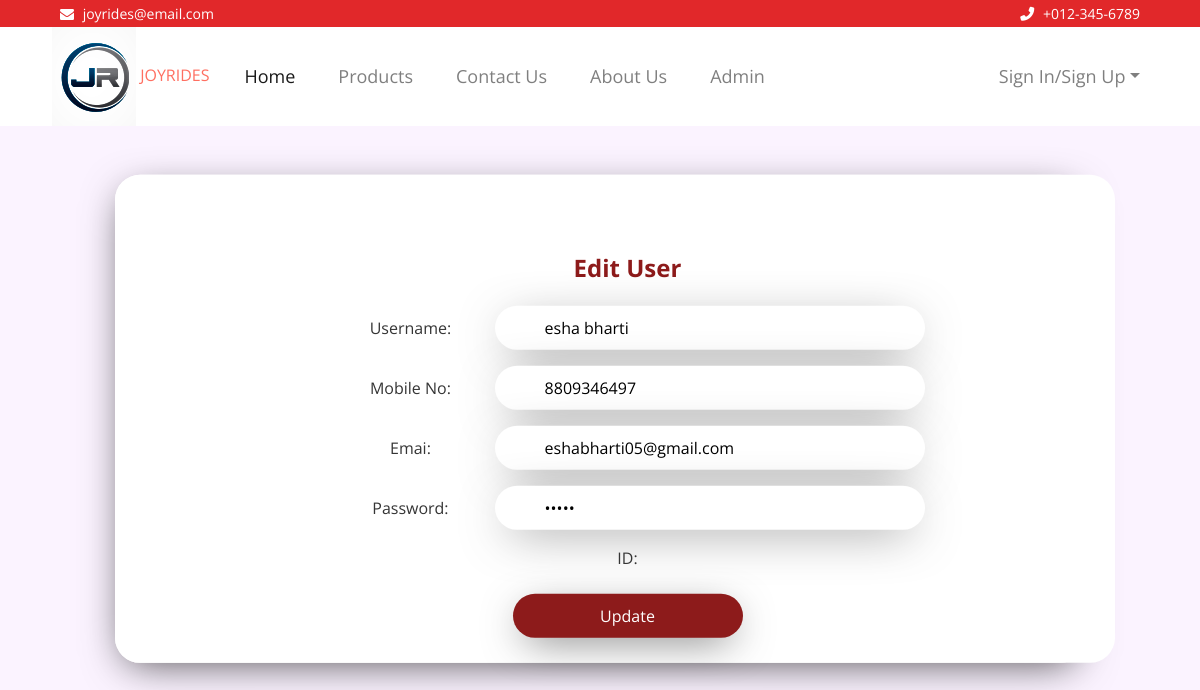
Page /edit_user/1 on the committed database.
### customer/models.py (models this page shows, shortened)
class Register(models.Model):
    username=models.CharField(null=False,max_length=255,)
    mobile_no=models.IntegerField(null=False)
    email=models.CharField(max_length=15)
    password=models.CharField(max_length=255)

### customer/views.py (the view)
# urls.py: path('edit_user/<id>',views.editUser,name="editUser"),
def editUser(request,id):
    data=Register.objects.filter(id=id).first()
    return render(request,'edit_user.html',{'data':data})

### customer/templates/edit_user.html (shortened to what this page needs)
<!DOCTYPE html>
{% load static %}
<html lang="en">
<head>
    <link href="https://stackpath.bootstrapcdn.com/bootstrap/4.4.1/css/bootstrap.min.css" rel="stylesheet">
    <link href="https://cdnjs.cloudflare.com/ajax/libs/font-awesome/6.4.0/css/all.min.css" rel="stylesheet">
    <link href="https://maxcdn.bootstrapcdn.com/font-awesome/4.7.0/css/font-awesome.min.css" rel="stylesheet"
       type="text/css" />
    <link rel="stylesheet" href="{% static 'css/home.css'%}">
</head>
<body>
    <div class="top-bar">
        <div class="container-fluid">
            <div class="row">
                <div class="col-sm-6">
                    <i class="fa fa-envelope"></i>
                    joyrides@email.com
                </div>
                <div class="col-sm-6">
                    <i class="fa fa-phone-alt"></i>
                    +012-345-6789
                </div>
            </div>
        </div>
    </div>
    <div class="nav">
      <div class="container-fluid">
          <nav class="navbar navbar-expand-md navbar-light">
              <div class="logo">
                  <a href="{% url 'home' %}">
                      <img src="{% static 'images/images/logo.png' %}" alt="Logo" class="logo">
                      <span class="logo_name">JOYRIDES</span>
                  </a>
              </div>
              <div class="collapse navbar-collapse justify-content-between" id="navbarCollapse">
                  <div class="navbar-nav mr-auto">
                      <a href="{% url 'home' %}" class="nav-item nav-link active">Home</a>
                      <a href="{% url 'menu' %}" class="nav-item nav-link">Products</a>
                      <a href="{% url 'contact' %}" class="nav-item nav-link">Contact Us</a>
                      <a href="{% url 'about' %}"class="nav-item nav-link">About Us</a>
                      <a href="{% url 'user_list' %}"class="nav-item nav-link">Admin</a>
                  </div>
                  <div class="navbar-nav ml-auto">
                      <div class="nav-item dropdown">
                          {% if 'email' in request.session %}
                          <a href="#" class="nav-link dropdown-toggle" data-toggle="dropdown">Account</a>
                          <div class="dropdown-menu">
                              <a href="" class="dropdown-item">Profile</a>
                              <a href="{% url 'logout' %}" class="dropdown-item">Logout</a>
                          </div>
                          {% else %}
                          <a href="#" class="nav-link dropdown-toggle" data-toggle="dropdown">Sign In/Sign Up</a>
                          {% endif %}
                      </div>
                  </div>
              </div>
          </nav>
      </div>
  </div>
    <div class="container">
        <div class="myCard">
            <div class="row">
                <div class="col-md-6">
                    <div class="myLeftCtn">
                        <form class="myForm text-center" action="{% url 'update_user' %}" method="POST" enctype="multipart/form-data">
                            <header>Edit User</header>
                            <div class="form-group">
                                <label class="label">Username: </label>
                                <input class="myInput" name="username" type="text" value="{{data.username}}" placeholder="Username">
                            </div>
                            <div class="form-group">
                                <label class="label">Mobile No: </label>
                                <input class="myInput" name="mobile_no" type="number" value="{{data.mobile_no}}" placeholder="Mobile-No">
                            </div>
                            <div class="form-group">
                                <label class="label">Emai: </label>
                                <input class="myInput" name="email" type="email" value="{{data.email}}" placeholder="Email">
                            </div>
                            <div class="form-group">
                                <label class="label">Password: </label>
                                <input class="myInput" name="password" type="password" value="{{data.password}}" placeholder="Password">
                            </div>
                            <div class="form-group">
                                <label class="label">ID: </label>
                            </div>
                            <button class="butt" type="submit">Update</button>
                        </form>
                    </div>
                </div>
            </div>
        </div>
    </div>
</body>
</html>

### customer/static/css/home.css (style rules this page uses)
body { color: #353535; font-family: 'Open Sans', sans-serif; font-weight: 400; }
a { color: #FF6F61; }
@media (min-width: 992px) { .container-fluid { padding-right: 60px; padding-left: 60px; } }
.top-bar { padding: 3px 0; font-size: 14px; color: white; background:#df0d0de0; }
.top-bar i { margin-right: 5px; }
.top-bar .col-sm-6:first-child { text-align: left; }
.top-bar .col-sm-6:last-child { text-align: right; }
.nav { position: relative; }
@media (min-width: 992px) { .nav .container-fluid { padding-left: 52px; padding-right: 52px; } }
.nav .navbar { height: 100%; padding: 0; }
@media (min-width: 768px) { .nav, .nav .navbar { background: white !important; } }
@media (min-width: 768px) { .nav a.nav-link { color: gray; font-size: 18px; margin-left: 1.5em; } }
@media (min-width: 768px) { .nav a.nav-link:hover, .nav a.nav-link.active { color: #000000; } }

### customer/templates/edit_user.html (style rules this page uses)
* { margin:0; padding:0; box-sizing:border-box; }
body { background: #fbf3ff; }
.container { position: absolute; max-width: 1000px; left: 50%; transform: translate(-50%, 10%); }
.myLeftCtn { position: relative; background: #fff; border-radius: 25px; height: 100%; width: 1000px; padding: 25px; padding-left: 50px; }
.myLeftCtn header { color: #8d1b1b; font-size: 24px; font-weight: 700; margin-bottom: 20px; }
.row { height: 100%; }
.myCard { position: relative; background: #fff; height: 100%; border-radius: 25px; box-shadow: 0px 10px 40px -10px rgba(0, 0, 0, 0.7); }
.myLeftCtn .label { width: 10em; }
.myLeftCtn .myInput { width: 430px; border-radius: 25px; padding: 10px; padding-left: 50px; border: none; box-shadow: 0px 10px 49px -14px rgba(0, 0, 0, 0.7); }
.myForm { position: relative; margin-top: 50px; }
.myLeftCtn .butt { background: #8d1b1b; color: #fff; width: 230px; border: none; border-radius: 25px; padding: 10px; box-shadow: 0px 10px 41px -11px rgba(0, 0, 0, 0.7); }

### rows in the picture
Register: username "esha bharti", mobile_no "8809346497", email "eshabharti05@gmail.com"
